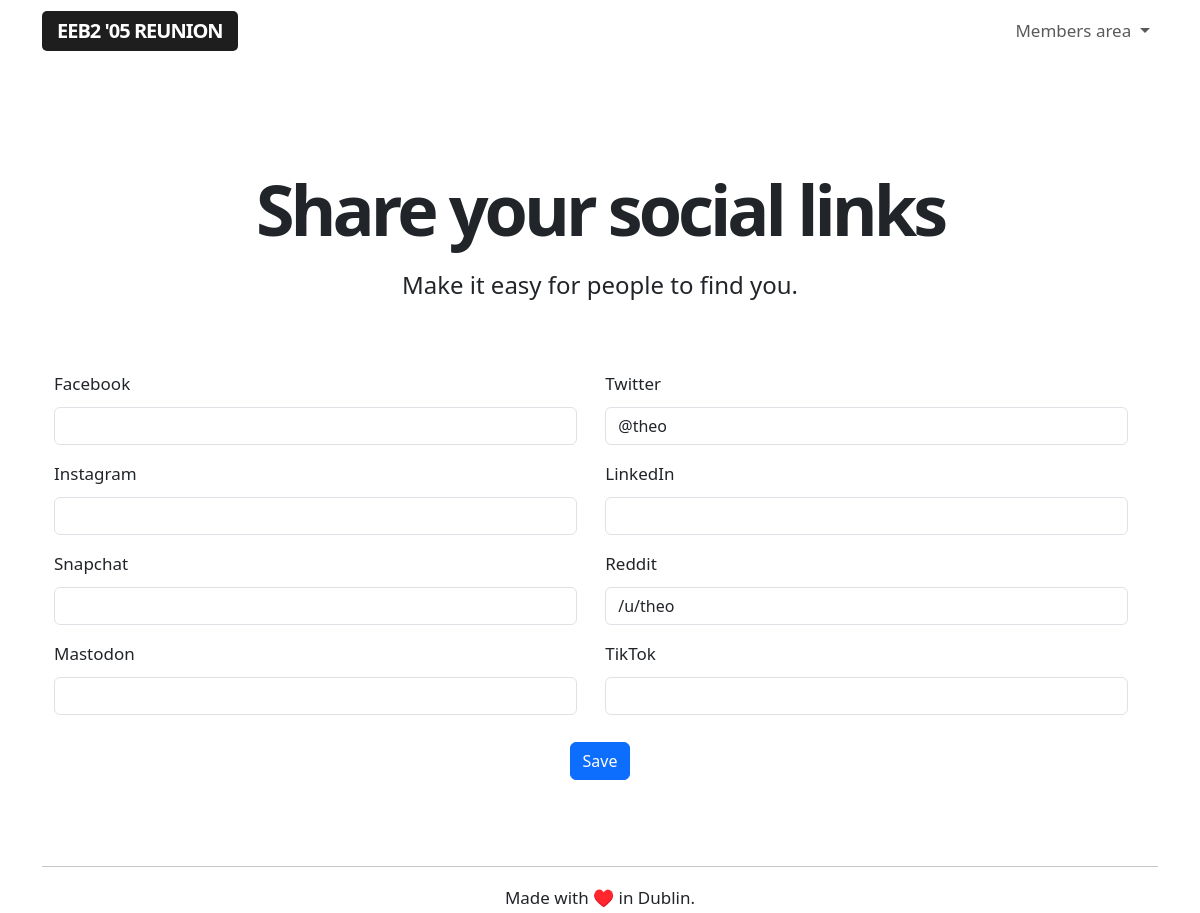
The page /edit/social/1 (signed in) on the database as committed earlier.
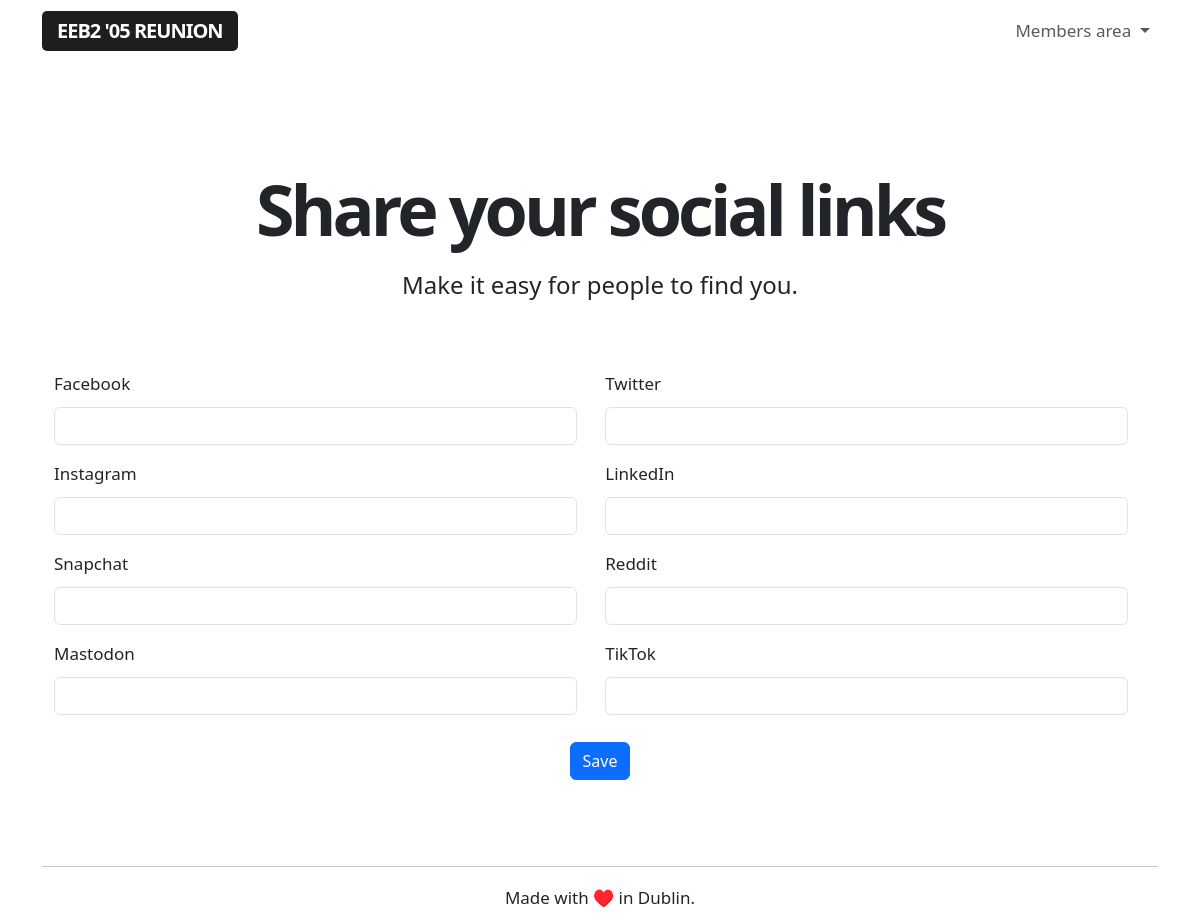
The same page on the database as committed later.
### app/models.py (models this page shows, shortened)
class User(UserMixin, db.Model):
    id = db.Column(db.Integer, primary_key=True)
    username = db.Column(db.String(64), index=True, unique=True)
    name = db.Column(db.String(64), index=True, unique=False)
    section = db.Column(db.String(64), index=True, unique=False)
    email = db.Column(db.String(120), index=True, unique=True)
    password_hash = db.Column(db.String(128))
    role = db.Column(db.String(64), index=True, unique=False)
    rsvp = db.Column(db.String(64), index=True, unique=False)
    facebook = db.Column(db.String(64), index=True, unique=False)
    twitter = db.Column(db.String(64), index=True, unique=False)
    instagram = db.Column(db.String(64), index=True, unique=False)
    linkedin = db.Column(db.String(64), index=True, unique=False)
    snapchat = db.Column(db.String(64), index=True, unique=False)
    reddit = db.Column(db.String(64), index=True, unique=False)
    mastodon = db.Column(db.String(64), index=True, unique=False)
    tiktok = db.Column(db.String(64), index=True, unique=False)

### app/routes.py (the view)
@app.route('/edit/social/<userid>', methods=['GET', 'POST'])
@login_required
def socialLinks(userid):
    user = User.query.filter_by(id=userid).first_or_404()
    form = editSocialLinksForm()
    if user.id == current_user.id or current_user.role=='admin':
        if form.validate_on_submit():
            user.facebook = form.facebook.data
            user.twitter = form.twitter.data
            user.instagram = form.instagram.data
            user.linkedin = form.linkedin.data
            user.snapchat = form.snapchat.data
            user.reddit = form.reddit.data
            user.mastodon = form.mastodon.data
            user.tiktok = form.tiktok.data
            db.session.commit()
            return redirect(url_for('user', userid=userid))
        elif request.method == 'GET':
            form.facebook.data = user.facebook
            form.twitter.data = user.twitter
            form.instagram.data = user.instagram
            form.linkedin.data = user.linkedin
            form.snapchat.data = user.snapchat
            form.reddit.data = user.reddit
            form.mastodon.data = user.mastodon
            form.tiktok.data = user.tiktok
    else:
        flash("You can't edit someone else's profile!")
        return redirect(url_for('user', userid=current_user.id))
    return render_template('edit-social.html', user=user, form=form)

### app/forms.py
class editSocialLinksForm(FlaskForm):
    facebook = StringField('Facebook', validators=[])
    twitter = StringField('Twitter', validators=[])
    instagram = StringField('Instagram', validators=[])
    linkedin = StringField('LinkedIn', validators=[])
    snapchat = StringField('Snapchat', validators=[])
    reddit = StringField('Reddit', validators=[])
    mastodon = StringField('Mastodon', validators=[])
    tiktok = StringField('TikTok', validators=[])
    submit = SubmitField('Save')

### app/models.py (called while the page is built)
@login.user_loader
def load_user(id):
    return User.query.get(int(id))

### app/templates/edit-social.html (shortened to what this page needs)
{% extends "base.html" %}
{% block content %}
<div class="title">
    <h1>Share your social links</h1>
    <h4>Make it easy for people to find you.</h4>
</div>
<div class="social-form">
    <form action="" method="post" novalidate>
        <div class="socialinput">
            {{ form.facebook.label (class_='form-label') }} <br>
            {{ form.facebook(size=10, class_='form-control') }}
        </div>
        <div class="socialinput">
            {{ form.twitter.label (class_='form-label') }} <br>
            {{ form.twitter(size=10, class_='form-control') }}
        </div>
        <div class="socialinput">
            {{ form.instagram.label (class_='form-label') }} <br>
            {{ form.instagram(size=10, class_='form-control') }}
        </div>
        <div class="socialinput">
            {{ form.linkedin.label (class_='form-label')}} <br>
            {{ form.linkedin(size=10, class_='form-control') }}
        </div>
        <div class="socialinput">
            {{ form.snapchat.label (class_='form-label') }} <br>
            {{ form.snapchat(size=10, class_='form-control') }}
        </div>
        <div class="socialinput">
            {{ form.reddit.label (class_='form-label') }} <br>
            {{ form.reddit(size=10, class_='form-control') }}
        </div>
        <div class="socialinput">
            {{ form.mastodon.label (class_='form-label') }} <br>
            {{ form.mastodon(size=10, class_='form-control') }}
        </div>
        <div class="socialinput">
            {{ form.tiktok.label (class_='form-label') }} <br>
            {{ form.tiktok(size=10, class_='form-control') }}
        </div>
        <div class="socialbutton">
            {{ form.submit(class_='btn btn-primary') }}
        </div>
    </form>
</div>
{% endblock %}

Rows that differ between the two databases and show on the page:
no longer on this page (row edited): User: twitter "@theo", reddit "/u/theo"
